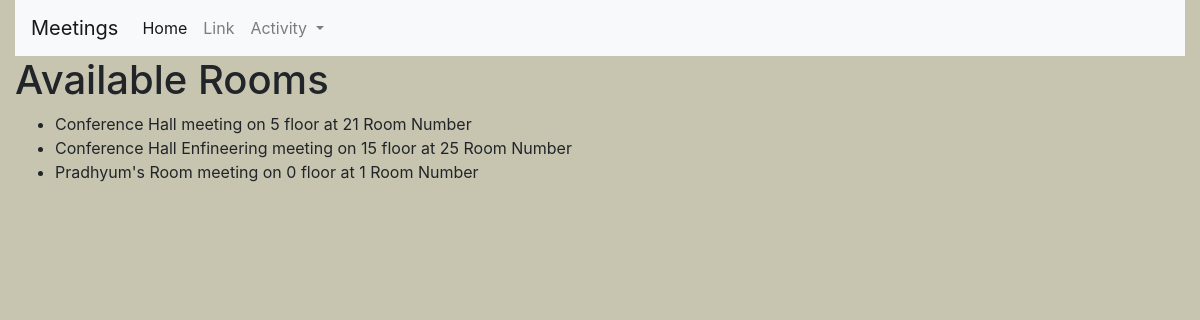
/meeting/rooms, run on an earlier commit of the app's database.
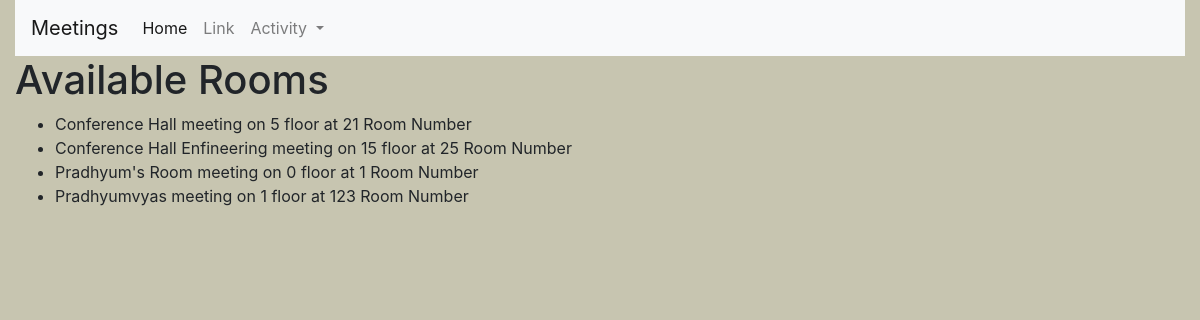
And on a later commit of the database.
### meeting/models.py (models this page shows)
class Room(models.Model):
    name = models.CharField(max_length=250)
    floor_number = models.IntegerField()
    room_number = models.IntegerField()
    def __str__(self):
        return f"{self.name} meeting on {self.floor_number} floor at {self.room_number} Room Number"

### meeting/views.py (the view)
# urls.py: path('rooms', rooms, name='rooms'),
def rooms(request):
    return render(request, "meeting/rooms.html", {'room':Room.objects.all(),
                                                  'message': "Created By Pradhyum Vyas",
                                                  'date': (datetime.today().date())})

### meeting/templates/meeting/rooms.html (shortened to what this page needs)
{% extends 'base.html' %}
{% block content %}
<div class="container-fluid pradhyum">
        <h1>Available Rooms</h1>
     <ul>
            {% for rm in room %}
         <li>
                {{rm}}
         </li>
         {% endfor %}
     </ul>
</div>
{% endblock %}

What changed in the data, as far as the page shows it:
added Room: name+floor_number+room_number "Pradhyumvyas meeting on 1 floor at 123 Room Number"
